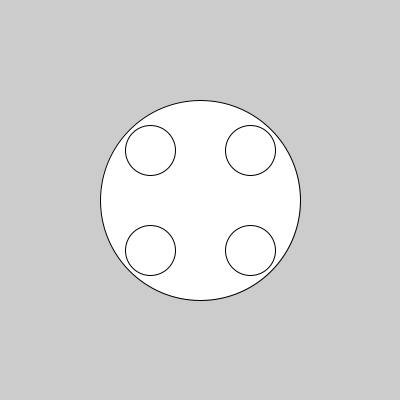
Frame 1 (no input)
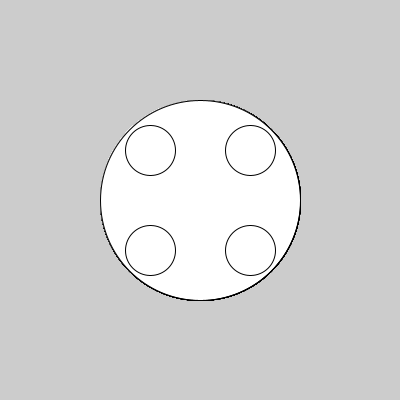
Frame 60 (the mouse pressed at the canvas centre just before this capture)
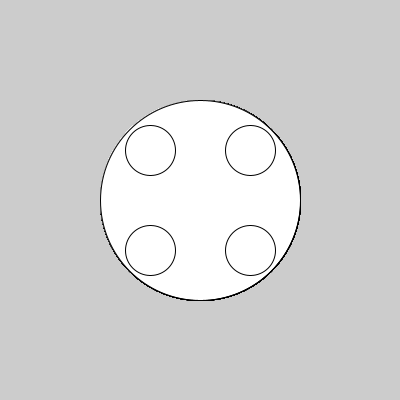
Frame 120 (the mouse held since frame 60 and released just before this capture)

The Processing sketch that drew these frames (run headless with seeded random() and noise(); from frame 60 on, the mouse is pressed at the canvas centre):

// Processing sketch: processing_152007
// ── processing_152007.pde

//This is a setup function:
void setup() {
 
size(400, 400);
 
smooth(8);
}
 
//This is a draw function:
void draw() {
 
ellipse(200, 200, 200, 200);
 
ellipse(200 + 200/4, 200 + 200/4, 200/4, 200/4);
 
ellipse(200 + 200/4, 200 - 200/4, 200/4, 200/4);
 
ellipse(200 - 200/4, 200 - 200/4, 200/4, 200/4);
 
ellipse(200 - 200/4, 200 + 200/4, 200/4, 200/4);
}
